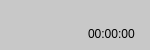
<?xml version="1.0" encoding="UTF-8"?>
<ui version="4.0">
 <class>ChannelFrame</class>
 <widget class="QFrame" name="ChannelFrame">
  <property name="geometry">
   <rect>
    <x>0</x>
    <y>0</y>
    <width>150</width>
    <height>50</height>
   </rect>
  </property>
  <property name="minimumSize">
   <size>
    <width>150</width>
    <height>50</height>
   </size>
  </property>
  <property name="styleSheet">
   <string notr="true">QFrame {
	border-radius: 10px;
	background-color: rgb(200, 200, 200);
}</string>
  </property>
  <property name="frameShape">
   <enum>QFrame::StyledPanel</enum>
  </property>
  <property name="frameShadow">
   <enum>QFrame::Raised</enum>
  </property>
  <layout class="QVBoxLayout" name="verticalLayout">
   <item>
    <widget class="QLabel" name="channel">
     <property name="font">
      <font>
       <weight>75</weight>
       <bold>true</bold>
      </font>
     </property>
    </widget>
   </item>
   <item>
    <widget class="QTimeEdit" name="duration">
     <property name="focusPolicy">
      <enum>Qt::NoFocus</enum>
     </property>
     <property name="styleSheet">
      <string notr="true">QTimeEdit {
	background-color: rgba(255, 255, 255, 0);
}</string>
     </property>
     <property name="frame">
      <bool>false</bool>
     </property>
     <property name="alignment">
      <set>Qt::AlignRight|Qt::AlignTrailing|Qt::AlignVCenter</set>
     </property>
     <property name="readOnly">
      <bool>true</bool>
     </property>
     <property name="buttonSymbols">
      <enum>QAbstractSpinBox::NoButtons</enum>
     </property>
     <property name="displayFormat">
      <string>HH:mm:ss</string>
     </property>
    </widget>
   </item>
  </layout>
 </widget>
 <resources/>
 <connections/>
</ui>
